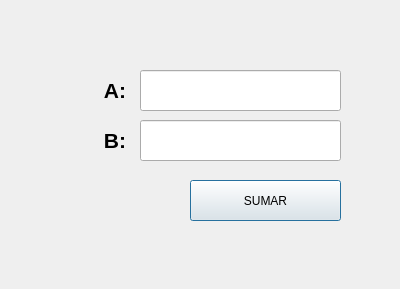
<?xml version="1.0" encoding="UTF-8"?>
<ui version="4.0">
 <class>Dialog</class>
 <widget class="QDialog" name="Dialog">
  <property name="geometry">
   <rect>
    <x>0</x>
    <y>0</y>
    <width>400</width>
    <height>289</height>
   </rect>
  </property>
  <property name="windowTitle">
   <string>Dialog</string>
  </property>
  <widget class="QLabel" name="label">
   <property name="geometry">
    <rect>
     <x>65</x>
     <y>70</y>
     <width>61</width>
     <height>41</height>
    </rect>
   </property>
   <property name="font">
    <font>
     <pointsize>16</pointsize>
     <weight>75</weight>
     <bold>true</bold>
    </font>
   </property>
   <property name="text">
    <string>A:</string>
   </property>
   <property name="alignment">
    <set>Qt::AlignRight|Qt::AlignTrailing|Qt::AlignVCenter</set>
   </property>
  </widget>
  <widget class="QLineEdit" name="txt_a">
   <property name="geometry">
    <rect>
     <x>140</x>
     <y>70</y>
     <width>201</width>
     <height>41</height>
    </rect>
   </property>
  </widget>
  <widget class="QLabel" name="label_2">
   <property name="geometry">
    <rect>
     <x>65</x>
     <y>120</y>
     <width>61</width>
     <height>41</height>
    </rect>
   </property>
   <property name="font">
    <font>
     <pointsize>16</pointsize>
     <weight>75</weight>
     <bold>true</bold>
    </font>
   </property>
   <property name="text">
    <string>B:</string>
   </property>
   <property name="alignment">
    <set>Qt::AlignRight|Qt::AlignTrailing|Qt::AlignVCenter</set>
   </property>
  </widget>
  <widget class="QPushButton" name="btn_sumar">
   <property name="geometry">
    <rect>
     <x>190</x>
     <y>180</y>
     <width>151</width>
     <height>41</height>
    </rect>
   </property>
   <property name="text">
    <string>SUMAR</string>
   </property>
  </widget>
  <widget class="QLineEdit" name="txt_b">
   <property name="geometry">
    <rect>
     <x>140</x>
     <y>120</y>
     <width>201</width>
     <height>41</height>
    </rect>
   </property>
  </widget>
  <widget class="QLabel" name="label_19">
   <property name="geometry">
    <rect>
     <x>10</x>
     <y>10</y>
     <width>61</width>
     <height>41</height>
    </rect>
   </property>
   <property name="text">
    <string/>
   </property>
   <property name="pixmap">
    <pixmap resource="../../../archivos/recursos.qrc">:/Logos/escudo_imagotipoUAT.png</pixmap>
   </property>
   <property name="scaledContents">
    <bool>true</bool>
   </property>
  </widget>
  <widget class="QLabel" name="label_17">
   <property name="geometry">
    <rect>
     <x>310</x>
     <y>10</y>
     <width>81</width>
     <height>51</height>
    </rect>
   </property>
   <property name="text">
    <string/>
   </property>
   <property name="pixmap">
    <pixmap resource="../../../archivos/recursos.qrc">:/Ejercicios/fians.png</pixmap>
   </property>
   <property name="scaledContents">
    <bool>true</bool>
   </property>
  </widget>
  <widget class="QLabel" name="label_18">
   <property name="geometry">
    <rect>
     <x>310</x>
     <y>240</y>
     <width>81</width>
     <height>61</height>
    </rect>
   </property>
   <property name="text">
    <string/>
   </property>
   <property name="pixmap">
    <pixmap resource="../../../archivos/recursos.qrc">:/Ejercicios/56f38-batman-logo-png-transparent-free.png</pixmap>
   </property>
   <property name="scaledContents">
    <bool>true</bool>
   </property>
  </widget>
 </widget>
 <resources>
  <include location="../../../archivos/recursos.qrc"/>
 </resources>
 <connections/>
</ui>
